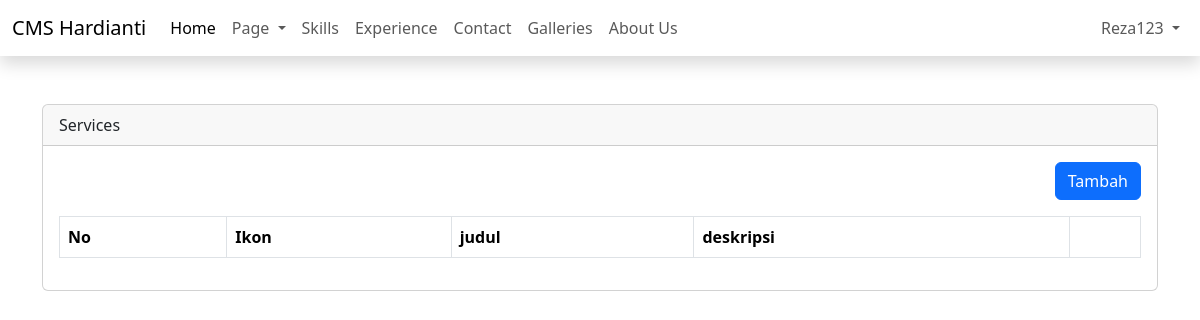
/admin/dashboard.php?page=services (signed in), run on an earlier commit of the app's database.
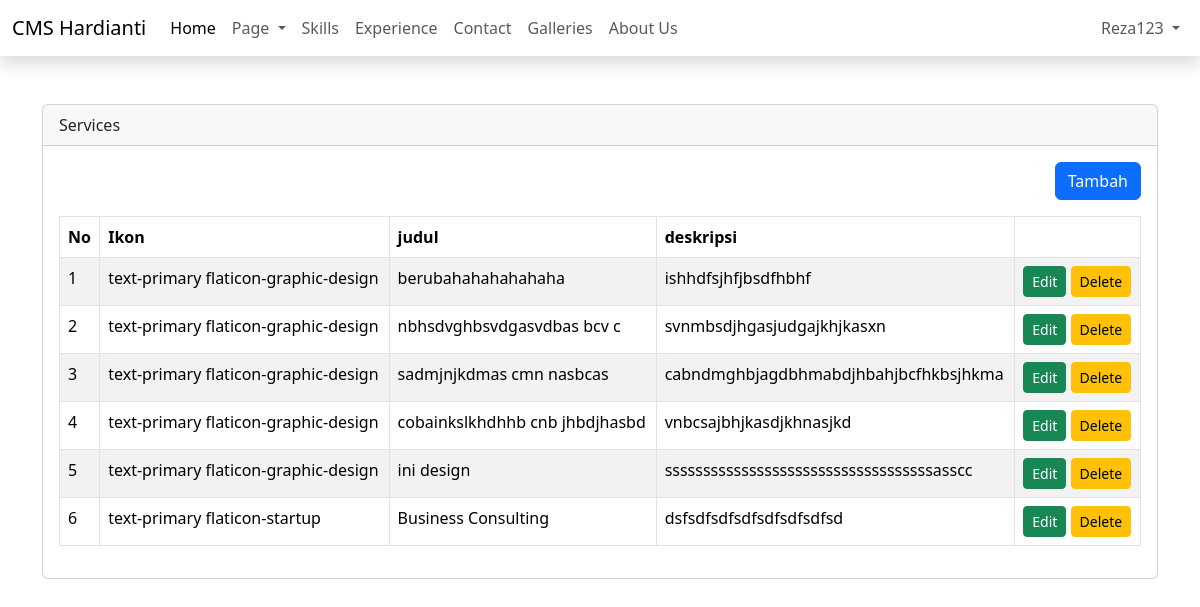
And on a later commit of the database.
### tables this page shows
CREATE TABLE `services` (
  `id` int(11) NOT NULL,
  `photo` varchar(50) NOT NULL,
  `title` varchar(50) NOT NULL,
  `description` text NOT NULL,
  `created_at` timestamp NOT NULL DEFAULT current_timestamp(),
  `updated_at` timestamp NULL DEFAULT NULL ON UPDATE current_timestamp()
);

### admin/content/services.php (the view, shortened to what this page needs)
<?php
include 'config/koneksi.php';
$query = mysqli_query($config, "SELECT * FROM services
ORDER BY id DESC");
$row = mysqli_fetch_all($query, MYSQLI_ASSOC);
?>
<div class="table-responsive">
    <div align="right" class="mb-3">
        <a href="?page=tambah-services" class="btn btn-primary">Tambah</a>
    </div>
    <table class="table table-bordered table-striped" id="table">
        <thead>
            <tr>
                <th>No</th>
                <th>Ikon</th>
                <th>judul</th>
                <th>deskripsi</th>
                <th></th>
            </tr>
        </thead>
        <tbody>
            <?php $i = 1;
            foreach ($row as $key => $data): ?>
                <tr>
                    <td><?= $key + 1 ?></td>
                    <td><?= $data['photo'] ?></td>
                    <td><?= $data['title'] ?></td>
                    <td><?= $data['description'] ?></td>
                    <td>
                        <a href="?page=tambah-services&edit=<?php echo $data['id'] ?>" class="btn btn-success btn-sm">Edit</a>
                        <a onclick="return confirm('Are you sure??')"
                            href="?page=services&delete=<?php echo $data['id'] ?>" class="btn btn-warning btn-sm">Delete</a>
                    </td>
                </tr>
            <?php endforeach ?>
        </tbody>
    </table>
</div>

### admin/dashboard.php (shortened to what this page needs)
<!DOCTYPE html>
<html lang="en">
<head>
    <link href="https://cdn.jsdelivr.net/npm/bootstrap@5.3.6/dist/css/bootstrap.min.css" rel="stylesheet">
    <link href="https://cdn.jsdelivr.net/npm/summernote@0.9.0/dist/summernote-lite.min.css" rel="stylesheet">
    <link rel="stylesheet" href="https://cdn.datatables.net/2.3.1/css/dataTables.dataTables.css" />
</head>
<body>
    <div class="wrapper">
        <?php include 'inc/header.php'; ?>
        <div class="content mt-5">
            <div class="container">
                <div class="row justify-content-center">
                    <div class="col-sm-12">
                        <div class="card">
                            <div class="card-header">
                                <?php echo isset($_GET['page']) ? str_replace("-", " ", ucfirst($_GET['page'])) : 'Home' ?>
                            </div>
                            <div class="card-body">
                                <?php
                                if (isset($_GET['page'])) {
                                    if (file_exists("content/" . $_GET['page'] . ".php")) {
                                        include('content/' . $_GET['page'] . ".php");
                                    } else {
                                        include "content/notfound.php";
                                    }
                                } else {
                                    include 'content/home.php';
                                }
                                ?>
                            </div>
                        </div>
                    </div>
                </div>
            </div>
        </div>
    </div>
</body>
</html>

### admin/inc/header.php (shortened to what this page needs)
<header class="shadow">
    <nav class="navbar navbar-expand-lg bg-body-white">
        <div class="container-fluid">
            <a class="navbar-brand" href="#">CMS Hardianti</a>
            <div class="collapse navbar-collapse" id="navbarSupportedContent">
                <ul class="navbar-nav me-auto mb-2 mb-lg-0">
                    <li class="nav-item">
                        <a class="nav-link active" aria-current="page" href="#">Home</a>
                    </li>
                    <li class="nav-item dropdown">
                        <a class="nav-link dropdown-toggle" href="#" role="button" data-bs-toggle="dropdown" aria-expanded="false">
                            Page
                        </a>
                    </li>
                    <li class="nav-item">
                        <a class="nav-link" href="?page=manage-skill">Skills</a>
                    </li>
                    <li class="nav-item">
                        <a class="nav-link" href="?page=manage-experience">Experience</a>
                    </li>
                    <li class="nav-item">
                        <a class="nav-link" href="?page=manage-contact">Contact</a>
                    </li>
                    <li class="nav-item">
                        <a class="nav-link" href="?page=manage-gallery">Galleries</a>
                    </li>
                    <li class="nav-item">
                        <a class="nav-link" href="?page=manage-profile">About Us</a>
                    </li>
                </ul>
                <ul class="navbar-nav mr-auto mb-2 mb-lg-0">
                    <li class="nav-item dropdown">
                        <a class="nav-link dropdown-toggle" href="#" role="button" data-bs-toggle="dropdown" aria-expanded="false">
                            <?php echo $_SESSION['NAME'] ?>
                        </a>
                    </li>
                </ul>
            </div>
        </div>
    </nav>
</header>

What changed in the data, as far as the page shows it:
added services: photo "text-primary flaticon-graphic-design", title "berubahahahahahaha", description "ishhdfsjhfjbsdfhbhf"
added services: photo "text-primary flaticon-graphic-design", title "nbhsdvghbsvdgasvdbas bcv c", description "svnmbsdjhgasjudgajkhjkasxn"
added services: photo "text-primary flaticon-graphic-design", title "sadmjnjkdmas cmn nasbcas", description "cabndmghbjagdbhmabdjhbahjbcfhkbsjhkma"
added services: photo "text-primary flaticon-graphic-design", title "cobainkslkhdhhb cnb jhbdjhasbd", description "vnbcsajbhjkasdjkhnasjkd"
added services: photo "text-primary flaticon-graphic-design", title "ini design", description "sssssssssssssssssssssssssssssssssssasscc"
added services: photo "text-primary flaticon-startup", title "Business Consulting", description "dsfsdfsdfsdfsdfsdfsdfsd"
